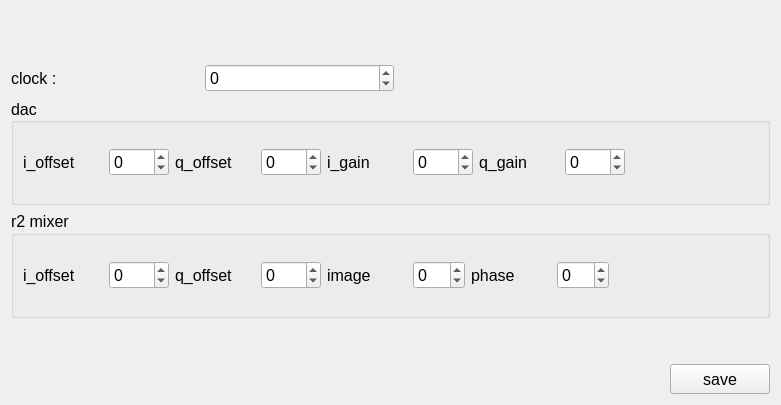
<?xml version="1.0" encoding="UTF-8"?>
<ui version="4.0">
 <class>qtvUITabCalibration</class>
 <widget class="QWidget" name="qtvUITabCalibration">
  <property name="geometry">
   <rect>
    <x>0</x>
    <y>0</y>
    <width>781</width>
    <height>405</height>
   </rect>
  </property>
  <property name="minimumSize">
   <size>
    <width>750</width>
    <height>400</height>
   </size>
  </property>
  <property name="font">
   <font>
    <family>Arial</family>
   </font>
  </property>
  <property name="windowTitle">
   <string>Dialog</string>
  </property>
  <layout class="QVBoxLayout" name="verticalLayout" stretch="1,2,2,2,0,1">
   <item>
    <spacer name="space_vt">
     <property name="orientation">
      <enum>Qt::Vertical</enum>
     </property>
     <property name="sizeHint" stdset="0">
      <size>
       <width>20</width>
       <height>40</height>
      </size>
     </property>
    </spacer>
   </item>
   <item>
    <layout class="QHBoxLayout" name="layout_0" stretch="2,2,4">
     <item>
      <widget class="QLabel" name="lb_clock">
       <property name="minimumSize">
        <size>
         <width>100</width>
         <height>0</height>
        </size>
       </property>
       <property name="font">
        <font>
         <family>Arial</family>
         <pointsize>12</pointsize>
        </font>
       </property>
       <property name="text">
        <string>clock :</string>
       </property>
      </widget>
     </item>
     <item>
      <widget class="QSpinBox" name="sb_clock">
       <property name="minimumSize">
        <size>
         <width>100</width>
         <height>0</height>
        </size>
       </property>
       <property name="font">
        <font>
         <family>Arial</family>
         <pointsize>12</pointsize>
        </font>
       </property>
       <property name="minimum">
        <number>-1024</number>
       </property>
       <property name="maximum">
        <number>1024</number>
       </property>
      </widget>
     </item>
     <item>
      <spacer name="space_h0">
       <property name="orientation">
        <enum>Qt::Horizontal</enum>
       </property>
       <property name="sizeHint" stdset="0">
        <size>
         <width>40</width>
         <height>20</height>
        </size>
       </property>
      </spacer>
     </item>
    </layout>
   </item>
   <item>
    <widget class="QGroupBox" name="gb_dac">
     <property name="font">
      <font>
       <family>Arial</family>
       <pointsize>12</pointsize>
      </font>
     </property>
     <property name="title">
      <string>dac       </string>
     </property>
     <property name="alignment">
      <set>Qt::AlignLeading|Qt::AlignLeft|Qt::AlignVCenter</set>
     </property>
     <layout class="QHBoxLayout" name="horizontalLayout">
      <item>
       <widget class="QLabel" name="lb_ioffect_0">
        <property name="minimumSize">
         <size>
          <width>80</width>
          <height>0</height>
         </size>
        </property>
        <property name="text">
         <string>i_offset</string>
        </property>
        <property name="margin">
         <number>4</number>
        </property>
       </widget>
      </item>
      <item>
       <widget class="QSpinBox" name="sb_ioffect_0">
        <property name="minimumSize">
         <size>
          <width>50</width>
          <height>0</height>
         </size>
        </property>
        <property name="minimum">
         <number>-127</number>
        </property>
        <property name="maximum">
         <number>127</number>
        </property>
       </widget>
      </item>
      <item>
       <widget class="QLabel" name="lb_qoffect_0">
        <property name="minimumSize">
         <size>
          <width>80</width>
          <height>0</height>
         </size>
        </property>
        <property name="text">
         <string>q_offset</string>
        </property>
        <property name="margin">
         <number>4</number>
        </property>
       </widget>
      </item>
      <item>
       <widget class="QSpinBox" name="sb_qoffect_0">
        <property name="minimumSize">
         <size>
          <width>50</width>
          <height>0</height>
         </size>
        </property>
        <property name="minimum">
         <number>-127</number>
        </property>
        <property name="maximum">
         <number>127</number>
        </property>
       </widget>
      </item>
      <item>
       <widget class="QLabel" name="lb_igain_0">
        <property name="minimumSize">
         <size>
          <width>80</width>
          <height>0</height>
         </size>
        </property>
        <property name="text">
         <string>i_gain</string>
        </property>
        <property name="margin">
         <number>4</number>
        </property>
       </widget>
      </item>
      <item>
       <widget class="QSpinBox" name="sb_igain_0">
        <property name="minimumSize">
         <size>
          <width>50</width>
          <height>0</height>
         </size>
        </property>
        <property name="minimum">
         <number>-127</number>
        </property>
        <property name="maximum">
         <number>127</number>
        </property>
       </widget>
      </item>
      <item>
       <widget class="QLabel" name="lb_qgain_0">
        <property name="minimumSize">
         <size>
          <width>80</width>
          <height>0</height>
         </size>
        </property>
        <property name="text">
         <string>q_gain</string>
        </property>
        <property name="margin">
         <number>4</number>
        </property>
       </widget>
      </item>
      <item>
       <widget class="QSpinBox" name="sb_qgain_0">
        <property name="minimumSize">
         <size>
          <width>50</width>
          <height>0</height>
         </size>
        </property>
        <property name="minimum">
         <number>-127</number>
        </property>
        <property name="maximum">
         <number>127</number>
        </property>
       </widget>
      </item>
      <item>
       <spacer name="space_h1">
        <property name="orientation">
         <enum>Qt::Horizontal</enum>
        </property>
        <property name="sizeHint" stdset="0">
         <size>
          <width>40</width>
          <height>20</height>
         </size>
        </property>
       </spacer>
      </item>
     </layout>
    </widget>
   </item>
   <item>
    <widget class="QGroupBox" name="gb_r2_1">
     <property name="font">
      <font>
       <family>Arial</family>
       <pointsize>12</pointsize>
      </font>
     </property>
     <property name="title">
      <string>r2 mixer</string>
     </property>
     <layout class="QHBoxLayout" name="horizontalLayout_2">
      <item>
       <widget class="QLabel" name="lb_ioffect_1">
        <property name="minimumSize">
         <size>
          <width>80</width>
          <height>0</height>
         </size>
        </property>
        <property name="text">
         <string>i_offset</string>
        </property>
        <property name="margin">
         <number>4</number>
        </property>
       </widget>
      </item>
      <item>
       <widget class="QSpinBox" name="sb_ioffect_1">
        <property name="minimumSize">
         <size>
          <width>50</width>
          <height>0</height>
         </size>
        </property>
        <property name="minimum">
         <number>-127</number>
        </property>
        <property name="maximum">
         <number>127</number>
        </property>
       </widget>
      </item>
      <item>
       <widget class="QLabel" name="lb_qoffect_1">
        <property name="minimumSize">
         <size>
          <width>80</width>
          <height>0</height>
         </size>
        </property>
        <property name="text">
         <string>q_offset</string>
        </property>
        <property name="margin">
         <number>4</number>
        </property>
       </widget>
      </item>
      <item>
       <widget class="QSpinBox" name="sb_qoffect_1">
        <property name="minimumSize">
         <size>
          <width>50</width>
          <height>0</height>
         </size>
        </property>
        <property name="minimum">
         <number>-127</number>
        </property>
        <property name="maximum">
         <number>127</number>
        </property>
       </widget>
      </item>
      <item>
       <widget class="QLabel" name="lb_image_1">
        <property name="minimumSize">
         <size>
          <width>80</width>
          <height>0</height>
         </size>
        </property>
        <property name="text">
         <string>image</string>
        </property>
        <property name="margin">
         <number>4</number>
        </property>
       </widget>
      </item>
      <item>
       <widget class="QSpinBox" name="sb_image_1">
        <property name="minimumSize">
         <size>
          <width>50</width>
          <height>0</height>
         </size>
        </property>
        <property name="minimum">
         <number>-31</number>
        </property>
        <property name="maximum">
         <number>31</number>
        </property>
       </widget>
      </item>
      <item>
       <widget class="QLabel" name="lb_phase_1">
        <property name="minimumSize">
         <size>
          <width>80</width>
          <height>0</height>
         </size>
        </property>
        <property name="text">
         <string>phase</string>
        </property>
        <property name="margin">
         <number>4</number>
        </property>
       </widget>
      </item>
      <item>
       <widget class="QSpinBox" name="sb_phase_1">
        <property name="minimumSize">
         <size>
          <width>50</width>
          <height>0</height>
         </size>
        </property>
        <property name="minimum">
         <number>-15</number>
        </property>
        <property name="maximum">
         <number>15</number>
        </property>
       </widget>
      </item>
      <item>
       <spacer name="space_h2">
        <property name="orientation">
         <enum>Qt::Horizontal</enum>
        </property>
        <property name="sizeHint" stdset="0">
         <size>
          <width>1</width>
          <height>20</height>
         </size>
        </property>
       </spacer>
      </item>
     </layout>
    </widget>
   </item>
   <item>
    <spacer name="space_vb">
     <property name="orientation">
      <enum>Qt::Vertical</enum>
     </property>
     <property name="sizeHint" stdset="0">
      <size>
       <width>20</width>
       <height>40</height>
      </size>
     </property>
    </spacer>
   </item>
   <item>
    <layout class="QHBoxLayout" name="layout_btn">
     <item>
      <spacer name="space_h3">
       <property name="orientation">
        <enum>Qt::Horizontal</enum>
       </property>
       <property name="sizeHint" stdset="0">
        <size>
         <width>40</width>
         <height>20</height>
        </size>
       </property>
      </spacer>
     </item>
     <item>
      <widget class="QPushButton" name="btn_save">
       <property name="minimumSize">
        <size>
         <width>100</width>
         <height>30</height>
        </size>
       </property>
       <property name="font">
        <font>
         <family>Arial</family>
         <pointsize>12</pointsize>
        </font>
       </property>
       <property name="text">
        <string>save</string>
       </property>
      </widget>
     </item>
    </layout>
   </item>
  </layout>
 </widget>
 <resources/>
 <connections/>
</ui>
